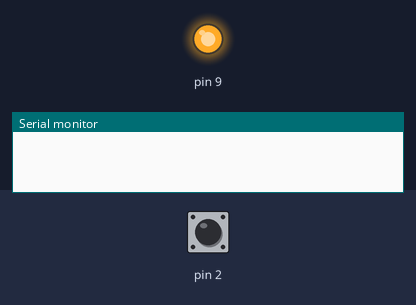
This sketch was run on a simulated Arduino Uno, built with avr-gcc and run on an emulated ATmega328P. Shown: output pins drawn as LEDs (lit = HIGH), the last lines printed to the serial monitor. The inputs (shaded band) are chosen by the test bench; at power-on: pin 2 HIGH.

Above: at 1.2 s.
1.3 s: pin 2 pulled LOW for 0.15 s
At 2.0 s:
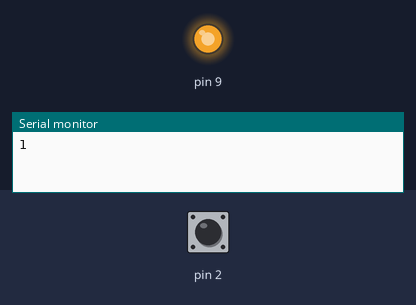
2.9 s: pin 2 pulled LOW for 3.2 s
At 3.3 s:
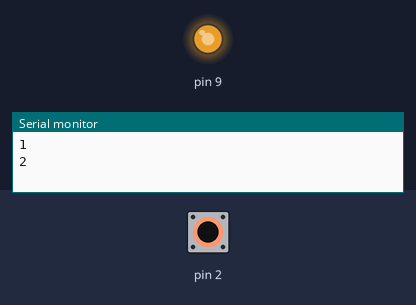
7.6 s: pin 2 pulled LOW for 3.2 s
At 8.0 s:
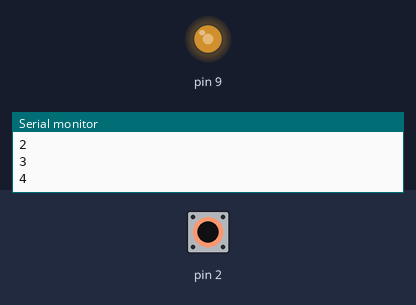
Timing chart, 0 to 12.3 s (numbered marks = the images above; inputs shaded):
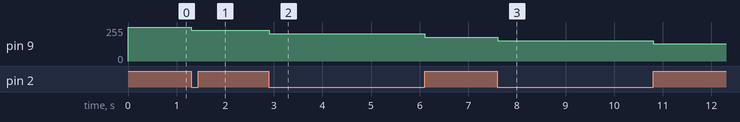

Measured:
- after the input at 1.3 s, pin 9: 255/255 → 230/255 at once
- after the input at 2.9 s, pin 9: 230/255 → 204/255 at once, → 179/255 3.2 s later
- after the input at 7.6 s, pin 9: 179/255 → 153/255 at once, → 128/255 3.2 s later

The sketch:

CapacitiveSensorExampleDebouncingCountLED.ino
```cpp
#include <CapacitiveSensor.h>

/*
 * CapitiveSense Library Demo Sketch
 * Paul Badger 2008
 * Uses a high value resistor e.g. 10M between send pin and receive pin
 * Resistor effects sensitivity, experiment with values, 50K - 50M. Larger resistor values yield larger sensor values.
 * Receive pin is the sensor pin - try different amounts of foil/metal on this pin
 */


CapacitiveSensor sensorCapacitance = CapacitiveSensor(4, 2);       // 10M resistor between pins 4 & 2, pin 2 is sensor pin, add a wire and or foil if desired

long capacitanceLastValue = 0;
long lastTimeTouched = 0;

int touchTimes = 0;

void setup()
{
  Serial.begin(9600);
  pinMode(9, OUTPUT);
}

void loop()
{
 if(isTouch(1000, 300, 10)){
   touchTimes = touchTimes + 1; // touchTimes++;
   Serial.println(touchTimes);
 }

 int brightness = map(touchTimes, 0, 10, 255, 0);

 if (touchTimes > 10) {
  touchTimes = 0;
 }

 analogWrite(9, brightness);

}

boolean isTouch(int timeBetweenTouches, int touchTriggerDifference, int totalReadings) {
  long capacitanceValue =  sensorCapacitance.capacitiveSensor(totalReadings);
  boolean touched = false;

  if (millis() - lastTimeTouched > timeBetweenTouches && abs(capacitanceValue - capacitanceLastValue) > touchTriggerDifference) {
    lastTimeTouched = millis();
    touched = true;
  }

  capacitanceLastValue = capacitanceValue;
  return touched;
}
```
